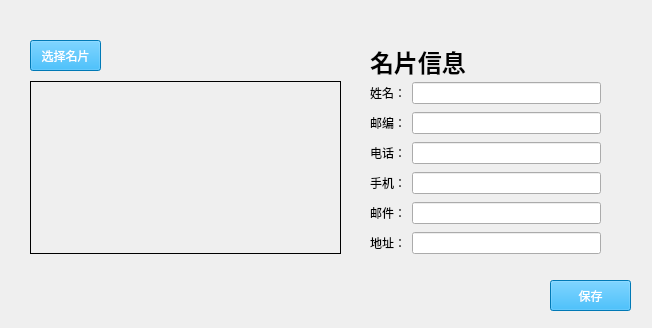
<?xml version="1.0" encoding="UTF-8"?>
<ui version="4.0">
 <class>Form</class>
 <widget class="QWidget" name="Form">
  <property name="geometry">
   <rect>
    <x>0</x>
    <y>0</y>
    <width>652</width>
    <height>328</height>
   </rect>
  </property>
  <property name="windowTitle">
   <string>Form</string>
  </property>
  <widget class="QLabel" name="label_2">
   <property name="geometry">
    <rect>
     <x>30</x>
     <y>81</y>
     <width>311</width>
     <height>173</height>
    </rect>
   </property>
   <property name="styleSheet">
    <string notr="true">border-color: rgb(0, 0, 0);
border-width:1px;
border-style: solid</string>
   </property>
   <property name="text">
    <string/>
   </property>
  </widget>
  <widget class="QWidget" name="layoutWidget">
   <property name="geometry">
    <rect>
     <x>370</x>
     <y>112</y>
     <width>231</width>
     <height>22</height>
    </rect>
   </property>
   <layout class="QHBoxLayout" name="horizontalLayout_2">
    <item>
     <widget class="QLabel" name="label_4">
      <property name="text">
       <string>邮编：</string>
      </property>
     </widget>
    </item>
    <item>
     <widget class="QLineEdit" name="lineEdit_2"/>
    </item>
   </layout>
  </widget>
  <widget class="QWidget" name="layoutWidget_2">
   <property name="geometry">
    <rect>
     <x>370</x>
     <y>142</y>
     <width>231</width>
     <height>22</height>
    </rect>
   </property>
   <layout class="QHBoxLayout" name="horizontalLayout_3">
    <item>
     <widget class="QLabel" name="label_5">
      <property name="text">
       <string>电话：</string>
      </property>
     </widget>
    </item>
    <item>
     <widget class="QLineEdit" name="lineEdit_3"/>
    </item>
   </layout>
  </widget>
  <widget class="QWidget" name="layoutWidget_3">
   <property name="geometry">
    <rect>
     <x>370</x>
     <y>172</y>
     <width>231</width>
     <height>22</height>
    </rect>
   </property>
   <layout class="QHBoxLayout" name="horizontalLayout_4">
    <item>
     <widget class="QLabel" name="label_6">
      <property name="text">
       <string>手机：</string>
      </property>
     </widget>
    </item>
    <item>
     <widget class="QLineEdit" name="lineEdit_4"/>
    </item>
   </layout>
  </widget>
  <widget class="QWidget" name="layoutWidget_4">
   <property name="geometry">
    <rect>
     <x>370</x>
     <y>202</y>
     <width>231</width>
     <height>22</height>
    </rect>
   </property>
   <layout class="QHBoxLayout" name="horizontalLayout_5">
    <item>
     <widget class="QLabel" name="label_7">
      <property name="text">
       <string>邮件：</string>
      </property>
     </widget>
    </item>
    <item>
     <widget class="QLineEdit" name="lineEdit_5"/>
    </item>
   </layout>
  </widget>
  <widget class="QWidget" name="layoutWidget_5">
   <property name="geometry">
    <rect>
     <x>370</x>
     <y>232</y>
     <width>231</width>
     <height>22</height>
    </rect>
   </property>
   <layout class="QHBoxLayout" name="horizontalLayout_6">
    <item>
     <widget class="QLabel" name="label_8">
      <property name="text">
       <string>地址：</string>
      </property>
     </widget>
    </item>
    <item>
     <widget class="QLineEdit" name="lineEdit_6"/>
    </item>
   </layout>
  </widget>
  <widget class="QPushButton" name="pushButton">
   <property name="geometry">
    <rect>
     <x>30</x>
     <y>40</y>
     <width>71</width>
     <height>31</height>
    </rect>
   </property>
   <property name="styleSheet">
    <string notr="true">background-color: rgb(0, 170, 255);
color: rgb(255, 255, 255);</string>
   </property>
   <property name="text">
    <string>选择名片</string>
   </property>
  </widget>
  <widget class="QPushButton" name="pushButton_2">
   <property name="geometry">
    <rect>
     <x>550</x>
     <y>280</y>
     <width>81</width>
     <height>31</height>
    </rect>
   </property>
   <property name="styleSheet">
    <string notr="true">background-color: rgb(0, 170, 255);
color: rgb(255, 255, 255);</string>
   </property>
   <property name="text">
    <string>保存</string>
   </property>
  </widget>
  <widget class="QLabel" name="label">
   <property name="geometry">
    <rect>
     <x>370</x>
     <y>46</y>
     <width>221</width>
     <height>31</height>
    </rect>
   </property>
   <property name="font">
    <font>
     <family>Agency FB</family>
     <pointsize>18</pointsize>
     <weight>75</weight>
     <bold>true</bold>
    </font>
   </property>
   <property name="text">
    <string>名片信息</string>
   </property>
  </widget>
  <widget class="QWidget" name="">
   <property name="geometry">
    <rect>
     <x>370</x>
     <y>82</y>
     <width>231</width>
     <height>22</height>
    </rect>
   </property>
   <layout class="QHBoxLayout" name="horizontalLayout">
    <item>
     <widget class="QLabel" name="label_3">
      <property name="text">
       <string>姓名：</string>
      </property>
     </widget>
    </item>
    <item>
     <widget class="QLineEdit" name="lineEdit">
      <property name="text">
       <string/>
      </property>
     </widget>
    </item>
   </layout>
  </widget>
 </widget>
 <resources/>
 <connections/>
</ui>
